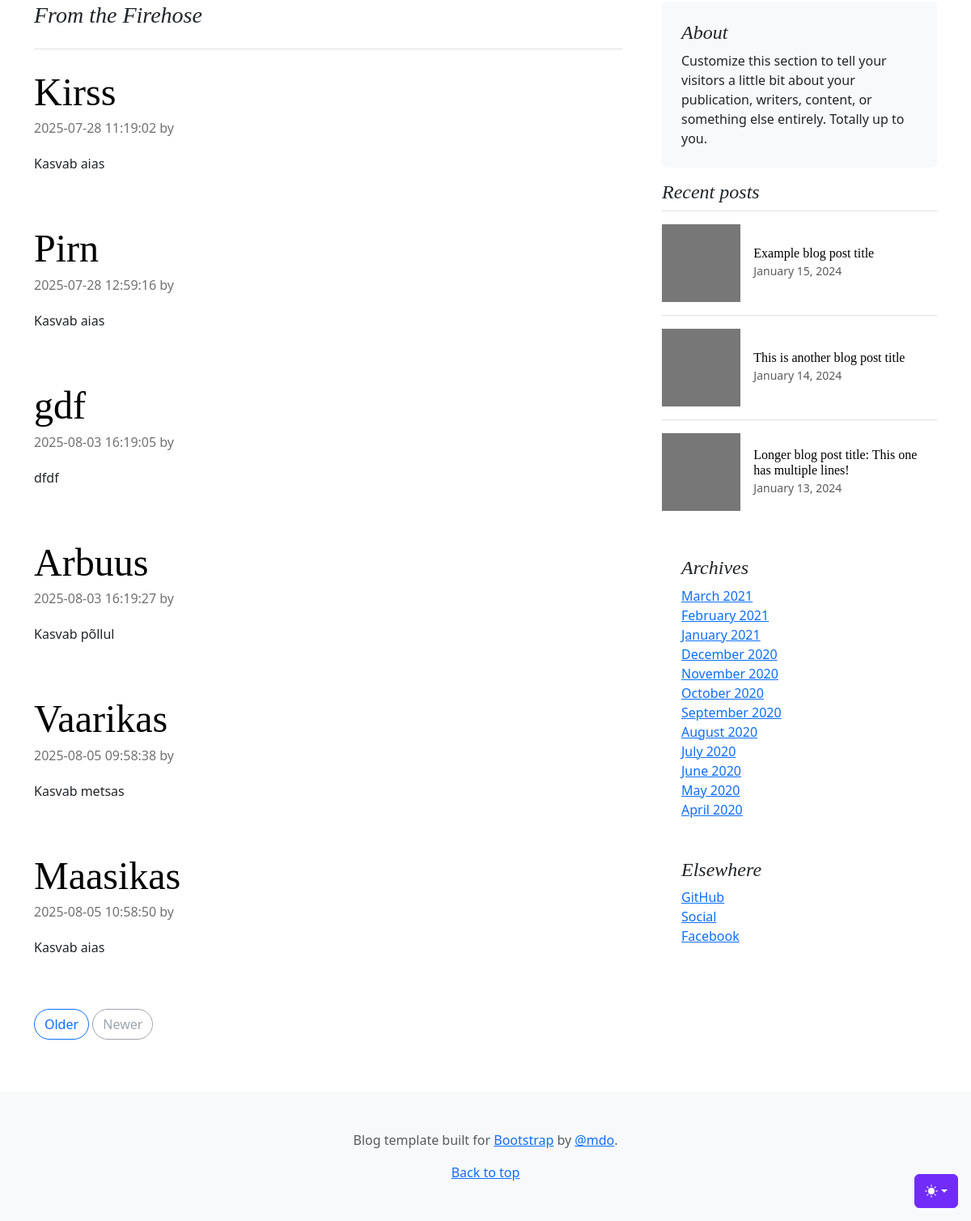
Before: / (lower part) with the older database file.
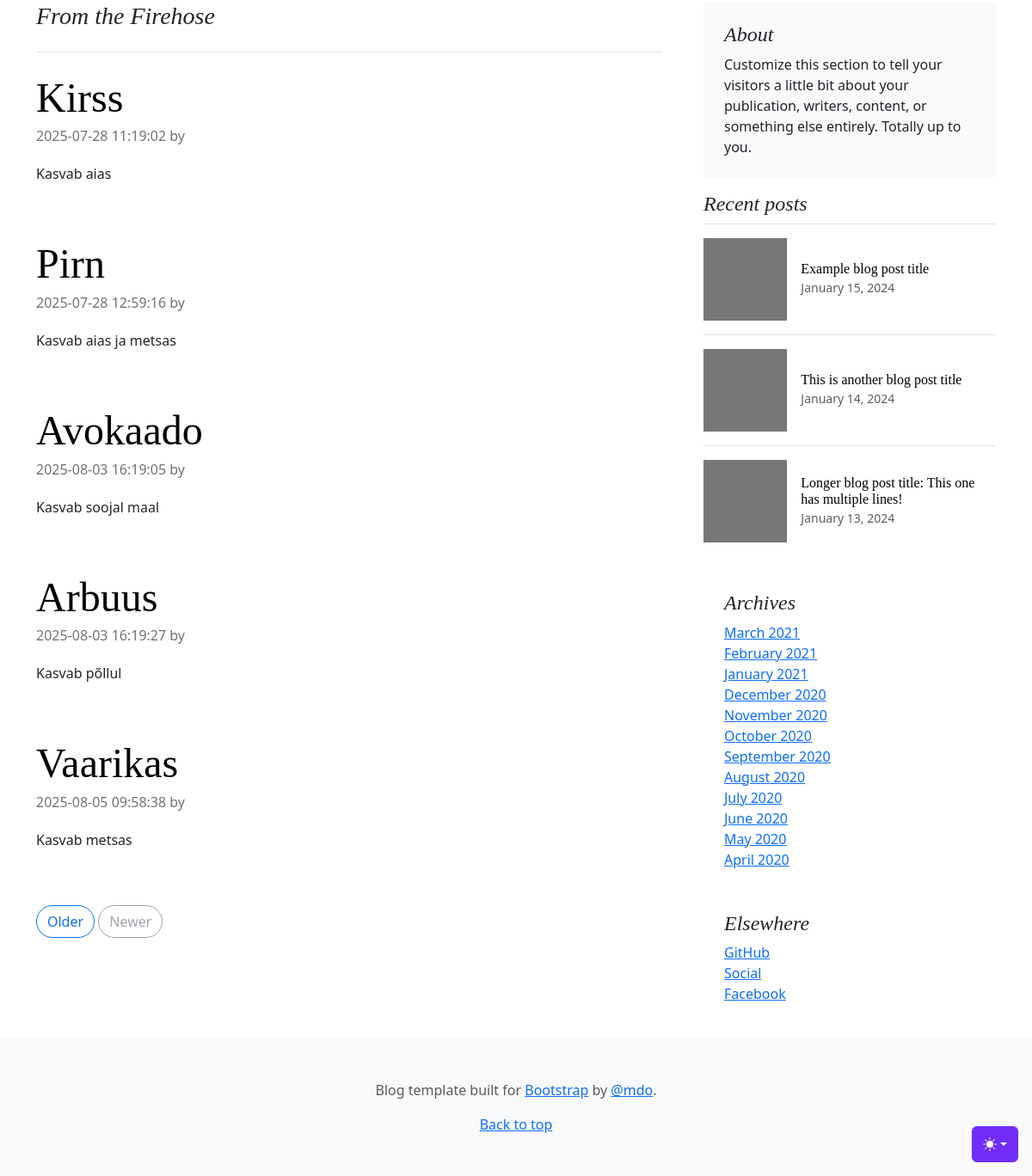
After: the same page with the newer database file.
### tables this page shows
CREATE TABLE posts
(
    id      integer
        constraint posts_pk
            primary key autoincrement,
    title   text not null,
    body    text not null,
    created datetime
);

### src/Controllers/PublicController.php (called while the page is built, shortened)
<?php
class PublicController {
    public function index() {
        $posts = Post::all();
        include __DIR__ . '/../../views/index.php';
    }
}

### src/DB.php (called while the page is built, shortened)
<?php
class DB {
    private $conn;
    public function __construct() {
        try {
        $this->conn = new PDO("sqlite:db.sqlite");
        $this->conn->setAttribute(PDO::ATTR_ERRMODE, PDO::ERRMODE_EXCEPTION);
        } catch(PDOException $e) {
        echo "Ühendus puudub: " . $e->getMessage();
        }
    }
    public function all($table, $class) {
        $stmt = $this->conn->prepare("SELECT * FROM $table");
        $stmt->execute();
        $stmt->setFetchMode(PDO::FETCH_CLASS, $class);
        return $stmt->fetchAll();
    }
    }

### src/Models/Model.php (called while the page is built, shortened)
<?php
abstract class Model {
   protected static $table;
    public static function all() {
        $db = new \App\DB();
        return $db->all(static::$table, static::class);
    }
}

### src/Models/Post.php (called while the page is built, shortened)
<?php
class Post extends Model {
    public $created;
    public function createdDate() {
        return new DateTime($this->created);
    }
}

### views/partials/posts.php (the view)
<h3 class="pb-4 mb-4 fst-italic border-bottom">
    From the Firehose
</h3>
<?php foreach ($posts as $post): ?>
    <article class="blog-post">
        <h2 class="display-5 link-body-emphasis mb-1"><?= $post->title ?></h2>
        <p class="blog-post-meta"><?= $post->createdDate()->format('Y-m-d H:i:s') ?> by <a href="#"></a></p>
        <p><?= $post->body ?></p>
    </article>
<?php endforeach; ?>
<nav class="blog-pagination" aria-label="Pagination">
    <a class="btn btn-outline-primary rounded-pill" href="#">Older</a>
    <a class="btn btn-outline-secondary rounded-pill disabled" aria-disabled="true">Newer</a>
</nav>

Changed rows visible on the page:
removed posts: title "Maasikas", created "2025-08-05 10:58:50", body "Kasvab aias"
changed posts "Pirn": body "Kasvab aias" → "Kasvab aias ja metsas"
changed posts: title "gdf" → "Avokaado"; body "dfdf" → "Kasvab soojal maal"
